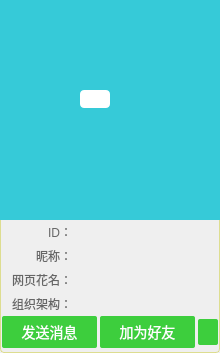
<?xml version="1.0" encoding="UTF-8"?>
<ui version="4.0">
 <class>UserMiniProfile</class>
 <widget class="QWidget" name="UserMiniProfile">
  <property name="geometry">
   <rect>
    <x>0</x>
    <y>0</y>
    <width>220</width>
    <height>351</height>
   </rect>
  </property>
  <property name="maximumSize">
   <size>
    <width>220</width>
    <height>16777215</height>
   </size>
  </property>
  <property name="mouseTracking">
   <bool>false</bool>
  </property>
  <property name="windowTitle">
   <string>UserMiniProfile</string>
  </property>
  <property name="styleSheet">
   <string notr="true">QWidget
{
    font-family:&quot;微软雅黑&quot;;
}
QWidget#dialogbg{
    border-radius: 4px;
    border:1px solid #DADADA80;
    background: qlineargradient(x1: 0, y1: 0, x2: 0, y2: 1,
                                 stop: 0 #edeeef, stop: 1.0 #d4d7da);
}
QLabel#header
{
   background-color:#36CAD8;
}
QWidget#namepanel
{
     background: qlineargradient(x1: 0, y1: 0, x2: 0, y2: 1, 
                     stop: 0 #00000000,
					 stop: 1.0 #D0333333); 
}
QLabel#username{  
  font-weight:bold;
    font-size:20px;
    color:#FFFFFF;
    }
QLabel#moodInfo{  
  font-weight:bold;
    font-size:10px;
    color:#E5E5E5;
    }
	QScrollArea
	{
		border:none;
		background-color:#00000000;
	}
QLabel#id_label,#cplabel,#weblabel,#nicklabel,#pathlabel
{
    color:#666666;
}

QLabel#cp,#jid,#nickName,#path,#webname
{
    color:#111111;
}
QLabel#downloadheadpercent
{
	font-size:15px;
	border:1pxsolid#d7d8d9;
	border-radius:4px;
	background-color:rgb(255,255,255);
}
QPushButton 
{
	font-size:14px;
    border-radius: 2px;
    color:#FFFFFF;
	padding:5px;
    background-color:#3DCE3D;
}

QPushButton:disabled
{
    background-color:#9DE69D;
}
QPushButton:hover
{
    background-color:#38C738;
}
QPushButton:pressed
{
    background-color:#2FB82F;
}
QPushButton#pbsetting{
	border-image: url(:/Images/backward.png);
}
QPushButton#pbsetting:hover{
	border-image: url(:/Images/backward_hover.png);
}
QPushButton#pbsetting:pressed{
	border-image: url(:/Images/backward.png);
}</string>
  </property>
  <layout class="QVBoxLayout" name="verticalLayout">
   <property name="spacing">
    <number>0</number>
   </property>
   <property name="leftMargin">
    <number>0</number>
   </property>
   <property name="topMargin">
    <number>0</number>
   </property>
   <property name="rightMargin">
    <number>0</number>
   </property>
   <property name="bottomMargin">
    <number>0</number>
   </property>
   <item>
    <widget class="QWidget" name="dialogbg" native="true">
     <property name="minimumSize">
      <size>
       <width>220</width>
       <height>0</height>
      </size>
     </property>
     <property name="maximumSize">
      <size>
       <width>220</width>
       <height>16777215</height>
      </size>
     </property>
     <layout class="QVBoxLayout" name="verticalLayout_3">
      <property name="spacing">
       <number>0</number>
      </property>
      <property name="leftMargin">
       <number>0</number>
      </property>
      <property name="topMargin">
       <number>0</number>
      </property>
      <property name="rightMargin">
       <number>0</number>
      </property>
      <property name="bottomMargin">
       <number>0</number>
      </property>
      <item>
       <widget class="QWidget" name="widget_2" native="true">
        <property name="minimumSize">
         <size>
          <width>220</width>
          <height>220</height>
         </size>
        </property>
        <property name="maximumSize">
         <size>
          <width>220</width>
          <height>220</height>
         </size>
        </property>
        <widget class="QLabel" name="header">
         <property name="geometry">
          <rect>
           <x>0</x>
           <y>0</y>
           <width>220</width>
           <height>220</height>
          </rect>
         </property>
         <property name="minimumSize">
          <size>
           <width>220</width>
           <height>220</height>
          </size>
         </property>
         <property name="maximumSize">
          <size>
           <width>220</width>
           <height>220</height>
          </size>
         </property>
         <property name="text">
          <string/>
         </property>
        </widget>
        <widget class="QWidget" name="namepanel" native="true">
         <property name="geometry">
          <rect>
           <x>0</x>
           <y>170</y>
           <width>220</width>
           <height>50</height>
          </rect>
         </property>
         <property name="minimumSize">
          <size>
           <width>220</width>
           <height>50</height>
          </size>
         </property>
         <property name="maximumSize">
          <size>
           <width>220</width>
           <height>50</height>
          </size>
         </property>
         <layout class="QVBoxLayout" name="verticalLayout_2">
          <property name="spacing">
           <number>0</number>
          </property>
          <property name="leftMargin">
           <number>12</number>
          </property>
          <property name="topMargin">
           <number>0</number>
          </property>
          <property name="rightMargin">
           <number>12</number>
          </property>
          <property name="bottomMargin">
           <number>0</number>
          </property>
          <item>
           <widget class="QWidget" name="widget" native="true">
            <layout class="QHBoxLayout" name="horizontalLayout_6">
             <property name="leftMargin">
              <number>0</number>
             </property>
             <property name="topMargin">
              <number>0</number>
             </property>
             <property name="rightMargin">
              <number>0</number>
             </property>
             <property name="bottomMargin">
              <number>0</number>
             </property>
             <item>
              <widget class="QLabel" name="username">
               <property name="minimumSize">
                <size>
                 <width>0</width>
                 <height>27</height>
                </size>
               </property>
               <property name="maximumSize">
                <size>
                 <width>16777215</width>
                 <height>27</height>
                </size>
               </property>
               <property name="styleSheet">
                <string notr="true"/>
               </property>
               <property name="text">
                <string/>
               </property>
               <property name="textInteractionFlags">
                <set>Qt::LinksAccessibleByMouse|Qt::TextSelectableByKeyboard|Qt::TextSelectableByMouse</set>
               </property>
              </widget>
             </item>
             <item>
              <widget class="QLabel" name="sex">
               <property name="minimumSize">
                <size>
                 <width>27</width>
                 <height>27</height>
                </size>
               </property>
               <property name="maximumSize">
                <size>
                 <width>27</width>
                 <height>27</height>
                </size>
               </property>
               <property name="text">
                <string/>
               </property>
              </widget>
             </item>
             <item>
              <spacer name="horizontalSpacer">
               <property name="orientation">
                <enum>Qt::Horizontal</enum>
               </property>
               <property name="sizeHint" stdset="0">
                <size>
                 <width>126</width>
                 <height>9</height>
                </size>
               </property>
              </spacer>
             </item>
            </layout>
           </widget>
          </item>
          <item>
           <widget class="QLabel" name="moodInfo">
            <property name="minimumSize">
             <size>
              <width>0</width>
              <height>20</height>
             </size>
            </property>
            <property name="maximumSize">
             <size>
              <width>16777215</width>
              <height>20</height>
             </size>
            </property>
            <property name="styleSheet">
             <string notr="true">font-size:10px;</string>
            </property>
            <property name="text">
             <string/>
            </property>
            <property name="wordWrap">
             <bool>false</bool>
            </property>
           </widget>
          </item>
         </layout>
        </widget>
        <widget class="QLabel" name="downloadheadpercent">
         <property name="geometry">
          <rect>
           <x>80</x>
           <y>90</y>
           <width>30</width>
           <height>18</height>
          </rect>
         </property>
         <property name="text">
          <string/>
         </property>
        </widget>
       </widget>
      </item>
      <item>
       <widget class="QWidget" name="widget_3" native="true">
        <layout class="QVBoxLayout" name="verticalLayout_4">
         <property name="spacing">
          <number>0</number>
         </property>
         <property name="leftMargin">
          <number>0</number>
         </property>
         <property name="topMargin">
          <number>0</number>
         </property>
         <property name="rightMargin">
          <number>0</number>
         </property>
         <property name="bottomMargin">
          <number>5</number>
         </property>
         <item>
          <widget class="QWidget" name="widget_4" native="true">
           <property name="minimumSize">
            <size>
             <width>0</width>
             <height>0</height>
            </size>
           </property>
           <property name="maximumSize">
            <size>
             <width>16777215</width>
             <height>96</height>
            </size>
           </property>
           <layout class="QVBoxLayout" name="verticalLayout_5">
            <property name="spacing">
             <number>0</number>
            </property>
            <property name="leftMargin">
             <number>0</number>
            </property>
            <property name="topMargin">
             <number>0</number>
            </property>
            <property name="rightMargin">
             <number>0</number>
            </property>
            <property name="bottomMargin">
             <number>0</number>
            </property>
            <item>
             <widget class="QWidget" name="jidp" native="true">
              <property name="minimumSize">
               <size>
                <width>0</width>
                <height>24</height>
               </size>
              </property>
              <property name="maximumSize">
               <size>
                <width>16777215</width>
                <height>24</height>
               </size>
              </property>
              <layout class="QHBoxLayout" name="horizontalLayout_5">
               <property name="spacing">
                <number>0</number>
               </property>
               <property name="leftMargin">
                <number>0</number>
               </property>
               <property name="topMargin">
                <number>0</number>
               </property>
               <property name="rightMargin">
                <number>0</number>
               </property>
               <property name="bottomMargin">
                <number>0</number>
               </property>
               <item>
                <widget class="QLabel" name="id_label">
                 <property name="minimumSize">
                  <size>
                   <width>72</width>
                   <height>0</height>
                  </size>
                 </property>
                 <property name="maximumSize">
                  <size>
                   <width>72</width>
                   <height>16777215</height>
                  </size>
                 </property>
                 <property name="text">
                  <string>ID：</string>
                 </property>
                 <property name="alignment">
                  <set>Qt::AlignRight|Qt::AlignTrailing|Qt::AlignVCenter</set>
                 </property>
                </widget>
               </item>
               <item>
                <widget class="QLabel" name="jid">
                 <property name="mouseTracking">
                  <bool>true</bool>
                 </property>
                 <property name="contextMenuPolicy">
                  <enum>Qt::DefaultContextMenu</enum>
                 </property>
                 <property name="acceptDrops">
                  <bool>true</bool>
                 </property>
                 <property name="text">
                  <string/>
                 </property>
                 <property name="scaledContents">
                  <bool>true</bool>
                 </property>
                 <property name="textInteractionFlags">
                  <set>Qt::TextSelectableByKeyboard|Qt::TextSelectableByMouse</set>
                 </property>
                 <property name="readOnly" stdset="0">
                  <bool>true</bool>
                 </property>
                </widget>
               </item>
              </layout>
             </widget>
            </item>
            <item>
             <widget class="QWidget" name="nickpn" native="true">
              <property name="minimumSize">
               <size>
                <width>0</width>
                <height>24</height>
               </size>
              </property>
              <property name="maximumSize">
               <size>
                <width>16777215</width>
                <height>24</height>
               </size>
              </property>
              <layout class="QHBoxLayout" name="horizontalLayout_4">
               <property name="spacing">
                <number>0</number>
               </property>
               <property name="leftMargin">
                <number>0</number>
               </property>
               <property name="topMargin">
                <number>0</number>
               </property>
               <property name="rightMargin">
                <number>0</number>
               </property>
               <property name="bottomMargin">
                <number>0</number>
               </property>
               <item>
                <widget class="QLabel" name="nicklabel">
                 <property name="minimumSize">
                  <size>
                   <width>72</width>
                   <height>0</height>
                  </size>
                 </property>
                 <property name="maximumSize">
                  <size>
                   <width>72</width>
                   <height>16777215</height>
                  </size>
                 </property>
                 <property name="text">
                  <string>昵称：</string>
                 </property>
                 <property name="alignment">
                  <set>Qt::AlignRight|Qt::AlignTrailing|Qt::AlignVCenter</set>
                 </property>
                 <property name="wordWrap">
                  <bool>true</bool>
                 </property>
                 <property name="textInteractionFlags">
                  <set>Qt::LinksAccessibleByMouse|Qt::TextSelectableByKeyboard|Qt::TextSelectableByMouse</set>
                 </property>
                </widget>
               </item>
               <item>
                <widget class="QLabel" name="nickName">
                 <property name="contextMenuPolicy">
                  <enum>Qt::DefaultContextMenu</enum>
                 </property>
                 <property name="text">
                  <string/>
                 </property>
                 <property name="alignment">
                  <set>Qt::AlignLeading|Qt::AlignLeft|Qt::AlignVCenter</set>
                 </property>
                 <property name="textInteractionFlags">
                  <set>Qt::TextSelectableByKeyboard|Qt::TextSelectableByMouse</set>
                 </property>
                </widget>
               </item>
              </layout>
             </widget>
            </item>
            <item>
             <widget class="QWidget" name="webpn" native="true">
              <property name="minimumSize">
               <size>
                <width>0</width>
                <height>24</height>
               </size>
              </property>
              <property name="maximumSize">
               <size>
                <width>16777215</width>
                <height>24</height>
               </size>
              </property>
              <layout class="QHBoxLayout" name="horizontalLayout">
               <property name="spacing">
                <number>0</number>
               </property>
               <property name="leftMargin">
                <number>0</number>
               </property>
               <property name="topMargin">
                <number>0</number>
               </property>
               <property name="rightMargin">
                <number>0</number>
               </property>
               <property name="bottomMargin">
                <number>0</number>
               </property>
               <item>
                <widget class="QLabel" name="weblabel">
                 <property name="minimumSize">
                  <size>
                   <width>72</width>
                   <height>0</height>
                  </size>
                 </property>
                 <property name="maximumSize">
                  <size>
                   <width>72</width>
                   <height>16777215</height>
                  </size>
                 </property>
                 <property name="text">
                  <string>网页花名：</string>
                 </property>
                 <property name="alignment">
                  <set>Qt::AlignRight|Qt::AlignTrailing|Qt::AlignVCenter</set>
                 </property>
                </widget>
               </item>
               <item>
                <widget class="QLabel" name="webname">
                 <property name="contextMenuPolicy">
                  <enum>Qt::DefaultContextMenu</enum>
                 </property>
                 <property name="text">
                  <string/>
                 </property>
                 <property name="alignment">
                  <set>Qt::AlignLeading|Qt::AlignLeft|Qt::AlignVCenter</set>
                 </property>
                 <property name="textInteractionFlags">
                  <set>Qt::TextSelectableByKeyboard|Qt::TextSelectableByMouse</set>
                 </property>
                </widget>
               </item>
              </layout>
             </widget>
            </item>
            <item>
             <widget class="QWidget" name="pathpn" native="true">
              <property name="minimumSize">
               <size>
                <width>0</width>
                <height>24</height>
               </size>
              </property>
              <property name="maximumSize">
               <size>
                <width>16777215</width>
                <height>24</height>
               </size>
              </property>
              <layout class="QHBoxLayout" name="horizontalLayout_2">
               <property name="spacing">
                <number>0</number>
               </property>
               <property name="leftMargin">
                <number>0</number>
               </property>
               <property name="topMargin">
                <number>0</number>
               </property>
               <property name="rightMargin">
                <number>0</number>
               </property>
               <property name="bottomMargin">
                <number>0</number>
               </property>
               <item>
                <widget class="QLabel" name="pathlabel">
                 <property name="minimumSize">
                  <size>
                   <width>72</width>
                   <height>0</height>
                  </size>
                 </property>
                 <property name="maximumSize">
                  <size>
                   <width>72</width>
                   <height>16777215</height>
                  </size>
                 </property>
                 <property name="text">
                  <string>组织架构：</string>
                 </property>
                 <property name="alignment">
                  <set>Qt::AlignRight|Qt::AlignTrailing|Qt::AlignVCenter</set>
                 </property>
                 <property name="textInteractionFlags">
                  <set>Qt::LinksAccessibleByMouse|Qt::TextSelectableByKeyboard|Qt::TextSelectableByMouse</set>
                 </property>
                </widget>
               </item>
               <item>
                <widget class="QLabel" name="path">
                 <property name="contextMenuPolicy">
                  <enum>Qt::DefaultContextMenu</enum>
                 </property>
                 <property name="text">
                  <string/>
                 </property>
                 <property name="alignment">
                  <set>Qt::AlignLeading|Qt::AlignLeft|Qt::AlignVCenter</set>
                 </property>
                 <property name="textInteractionFlags">
                  <set>Qt::TextSelectableByKeyboard|Qt::TextSelectableByMouse</set>
                 </property>
                </widget>
               </item>
              </layout>
             </widget>
            </item>
           </layout>
          </widget>
         </item>
         <item>
          <widget class="QWidget" name="widget_5" native="true">
           <property name="styleSheet">
            <string notr="true"/>
           </property>
           <layout class="QHBoxLayout" name="horizontalLayout_3">
            <property name="spacing">
             <number>3</number>
            </property>
            <property name="leftMargin">
             <number>2</number>
            </property>
            <property name="topMargin">
             <number>0</number>
            </property>
            <property name="rightMargin">
             <number>2</number>
            </property>
            <property name="bottomMargin">
             <number>0</number>
            </property>
            <item>
             <widget class="QPushButton" name="sendmessage">
              <property name="text">
               <string>发送消息</string>
              </property>
              <property name="flat">
               <bool>true</bool>
              </property>
             </widget>
            </item>
            <item>
             <widget class="QPushButton" name="addfriend">
              <property name="text">
               <string>加为好友</string>
              </property>
             </widget>
            </item>
            <item>
             <widget class="QPushButton" name="pbsetting">
              <property name="minimumSize">
               <size>
                <width>0</width>
                <height>20</height>
               </size>
              </property>
              <property name="maximumSize">
               <size>
                <width>20</width>
                <height>16777215</height>
               </size>
              </property>
              <property name="text">
               <string/>
              </property>
             </widget>
            </item>
           </layout>
          </widget>
         </item>
        </layout>
       </widget>
      </item>
     </layout>
    </widget>
   </item>
  </layout>
 </widget>
 <layoutdefault spacing="6" margin="11"/>
 <resources>
  <include location="localman.qrc"/>
 </resources>
 <connections/>
</ui>
